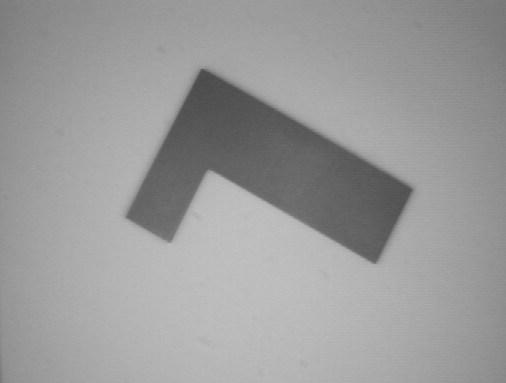
#> input picture wdg4.png, 506 x 383 px
$ python exercicio_2.py
#> lines starting #> are read from the running program, lines starting #| are printed output that depends on the picture; after the words box and inside, x2 and y2 are one past the last pixel; in counts of white or black regions, pixels touching at a corner belong together
import numpy as np
import cv2


image_1 = cv2.imread('wdg4.png' , 0) #le a imagem 1
#> image_1 is the input picture: shape (383, 506); min 73, max 193, mean 154.5
image_2 = cv2.imread('wdg5.png' , 0) #le a imagem 2
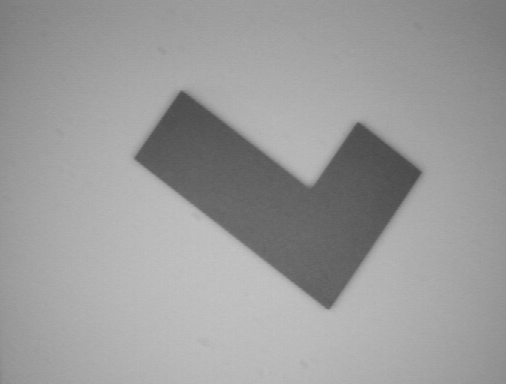
#> input picture wdg5.png, 506 x 384 px
#> image_2 is the input picture: shape (384, 506); min 71, max 195, mean 155.3
rows , cols = image_1.shape #pega as medidas de altura e largura da imagem 1
#> rows = 383; cols = 506
image_2 = np.delete(image_2 , 1, 0) #remove uma linha da imagem 2, por ela ter mais linhas do que a imagem 2 nao eh permitido fazer operacoes aritmeticas em imagens com dimensoes diferentes
#> image_2: shape (383, 506)

rotation_affine_matrix = cv2.getRotationMatrix2D((cols / 2, rows / 2), 172 , 1) #otem matriz que ira rotacionar a imagem 1 em 180 graus para que fiquem no mesmo sentido
rotated_image = cv2.warpAffine(image_1 , rotation_affine_matrix ,(cols,rows)) #aplica a matriz affine rotacionando a imagem 1
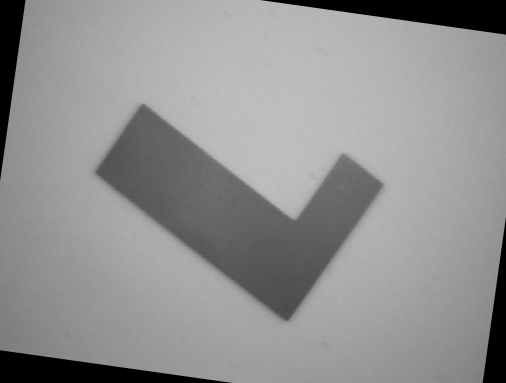
#> rotated_image: shape (383, 506); min 0, max 193, mean 145.3


pairing_affine_matrix = np.float32([[1,0,41],[0,1, -14 ]]) #matriz affine que move o objeto da imagem 1 para que fique pareado com o da imagem 2
paired_image = cv2.warpAffine(rotated_image , pairing_affine_matrix , (cols,rows)) #aplica a matriz affine que move o objeto na imagem
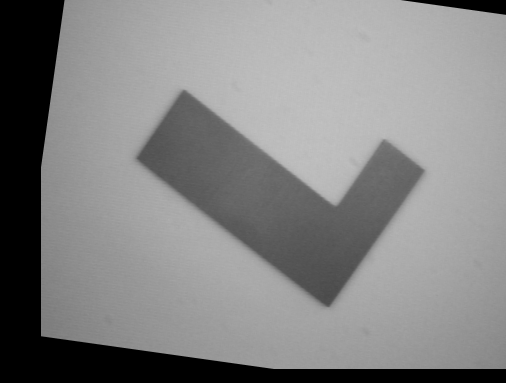
#> paired_image: shape (383, 506); min 0, max 193, mean 132

binary_image_2 = cv2.threshold(image_2 ,120,255,cv2.THRESH_BINARY)[1] #binariza a imagem para que seja mais facil fazer a subtracao futuramente
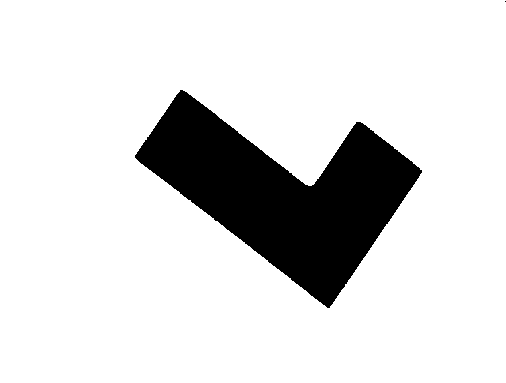
#> binary_image_2: shape (383, 506); 85.8% white; 2 black regions (1 under 20 px), largest, box (x1, y1, x2, y2) and area: (135, 90, 422, 308) 27493
binary_paired_image = cv2.threshold(paired_image ,120,255,cv2.THRESH_BINARY)[1]
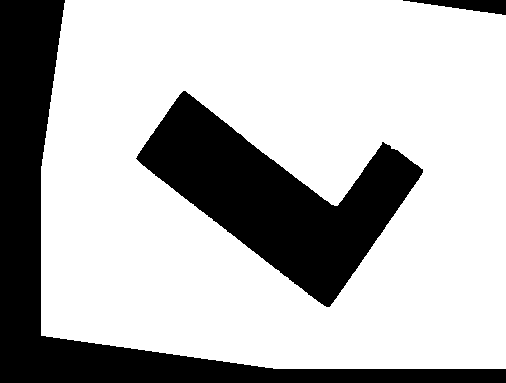
#> binary_paired_image: shape (383, 506); 72.2% white; 3 black regions, box (x1, y1, x2, y2) and area: (0, 0, 506, 383) 28135, (136, 91, 423, 307) 24841, (403, 0, 506, 15) 807
sum_image = binary_image_2 + binary_paired_image #faz uma soma para que as bordas que estavam pretas devido a aplicacao das matrizes affine (rotaciona e mover objeto) fique branca igual ao fundo original

result_image = sum_image.copy()
for x in xrange(0 , rows): #loop que prepara a imagem para subtracao de outra imagem binaria
	for y in xrange(0 , cols):
		if sum_image.item(x , y) > 0:
			sum_image.itemset(x , y , 255)
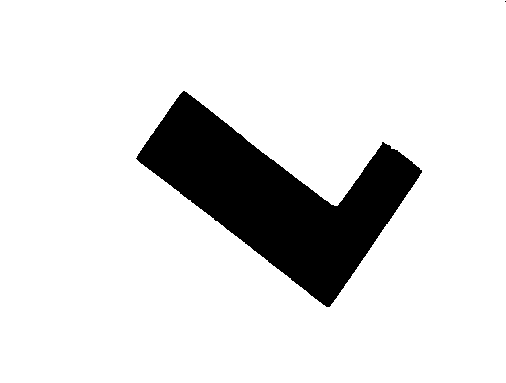
#> sum_image: shape (383, 506); 87.4% white; 2 black regions (1 under 20 px), largest, box (x1, y1, x2, y2) and area: (136, 91, 422, 307) 24501


subtracted_image = sum_image - binary_image_2 #subtrai a imagem resutante da soma da imagem 2 binarizada
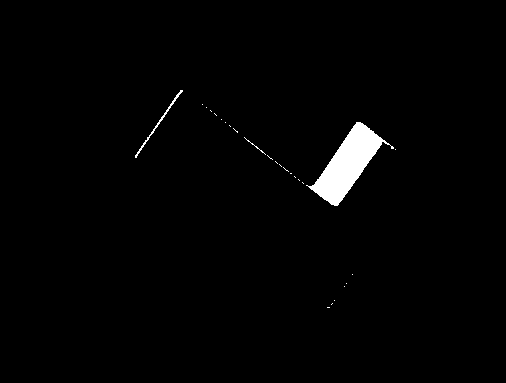
#> subtracted_image: shape (383, 506); 1.5% white; 26 white regions (23 under 20 px), largest, box (x1, y1, x2, y2) and area: (306, 122, 394, 206) 2746, (135, 90, 183, 158) 165, (244, 137, 266, 155) 28
count = 0 #contador de pxs diferentes
for x in xrange(0 , rows): #loop que varre a imagem contando os pxs diferentes do objeto
	for y in xrange(0 , cols):
		if subtracted_image.item(x , y) == 255:
			count += 1
#> after the loop, count = 2992

print('aproximated diference : ' + str(count))
#| aproximated diference : 2992
cv2.imshow('result_image' , subtracted_image)
cv2.waitKey(0)
